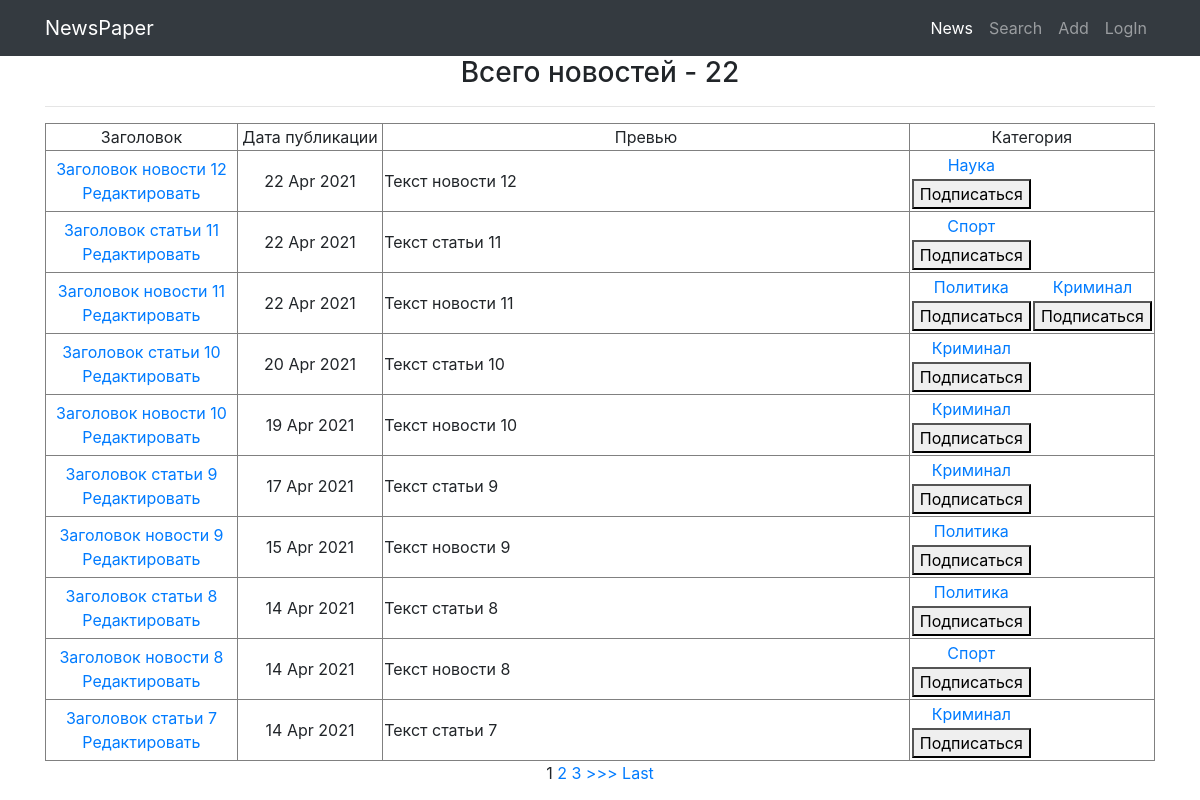
Before: / with the older database file.
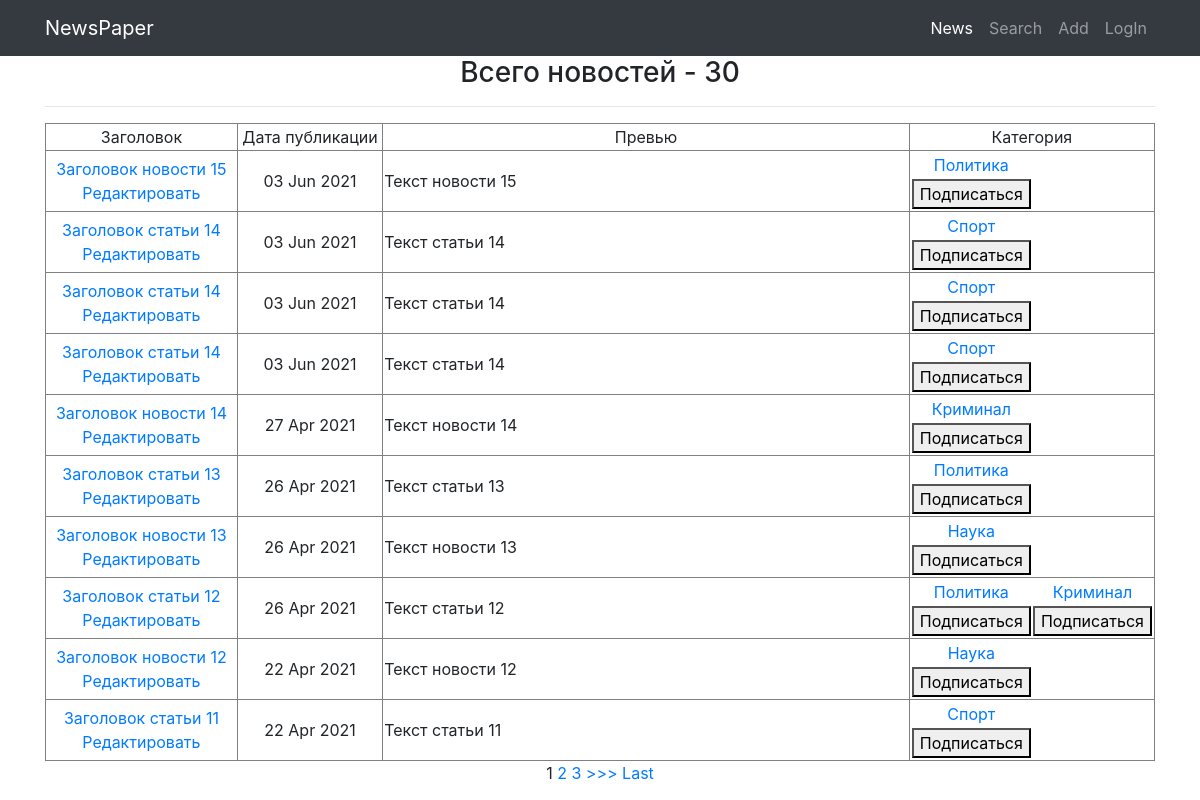
After: the same page with the newer database file.
### NewsPaperApp/models.py (models this page shows, shortened)
class Post(models.Model):
    news = 'Новость'
    article = 'Статья'
    Posts = [(news, 'Новость'), (article, 'Статья')]
    author = models.ForeignKey(Author, on_delete=models.CASCADE,
                               verbose_name='Автор', blank=True,
                               null=True)
    post_type = models.CharField(max_length=30, choices=Posts,
                                 default='select', verbose_name='Тип')
    post_datetime = models.DateTimeField(auto_now_add=True)
    post_category = models.ManyToManyField(Category, through='PostCategory', verbose_name='Категория')
    post_title = models.CharField(max_length=255, verbose_name='Заголовок')
    post_content = models.TextField(verbose_name='Содержание')
    post_rating = models.IntegerField(default=0)

class Category(models.Model):
    category_name = models.CharField(max_length=50, unique=True)
    subscribers = models.ManyToManyField(User,
                                         verbose_name='Подписчики',
                                         blank=True)

### NewsPaperApp/views.py (the view)
# urls.py: path('', cache_page(60*1)(NewsList.as_view())),
class NewsList(ListView):
    model = Post  # указываем модель, объекты которой мы будем выводить
    template_name = 'news.html'  # указываем имя шаблона, в котором будет
    context_object_name = 'news'  # это имя списка, в котором будут лежать
    queryset = Post.objects.order_by('-post_datetime')
    paginate_by = 10
    def get_context_data(self, **kwargs):
        context = super().get_context_data(**kwargs)
        context['post_count'] = len(Post.objects.all())
        return context

### NewsPaperApp/templatetags/censor.py (called while the page is built)
@register.filter(name='censor')
def censor(value):
    censored_words = ['слово1', 'слово2']
    if isinstance(value, str):
        censored_list = value.split(' ')
        for cl_index, cl_value in enumerate(censored_list):
            for c_word in censored_words:
                if c_word in cl_value.lower():
                    len_dif = len(c_word) - len(cl_value) - 1
                    censored_list[cl_index] = cl_value[0] + '.' * (len(c_word) - 2) + cl_value[len_dif:]
        return ' '.join(censored_list)
    else:
        raise ValueError(f'Фильтр <censor> можно применить только к объекту типа <str>')

### NewsPaperApp/templatetags/group_list.py (called while the page is built)
@register.filter(name='group_list')
def group_list(user):
    return list(user.groups.all().values_list('name', flat = True))

### NewsPaperApp/templatetags/subscribers_list.py (called while the page is built)
@register.filter(name='subscribers_list')
def subscribers_list(category):
    return list(category.subscribers.all().values_list('username', flat=True))

### templates/news.html (shortened to what this page needs)
{% extends 'flatpages/default.html' %}
{% load censor %}
{% load group_list %}
{% load subscribers_list %}
{% block content %}
    <h3>Всего новостей - {{ post_count }}</h3>
    <hr>
    {% if news %}
        <table border="1">
            <tr>
                <td width="20%">
                    Заголовок
                </td>
                <td width="15%">
                    Дата публикации
                </td>
                <td width="100%">
                    Превью
                </td>
                <td width="30%">
                    Категория
                </td>
            </tr>
        {% for news_id in news %}
            <tr bordercolor="red">
                <td>
                    <table>
                        <tr>
                            <a href="{% url 'news' news_id.id %}">{{ news_id.post_title|censor }}</a><br>
                        </tr>
                        <tr>
                            <a href="{% url 'news_edit' news_id.id %}">Редактировать </a>
                        </tr>
                    </table>
                </td>
                <td>
                    {{ news_id.post_datetime|date:'d M Y' }}
                </td>
                <td align="left ">
                    {{ news_id.post_content|censor|truncatechars:20 }}<br>
                </td>
                <td>
                    <table>
                        <tr>
                            {% for category in news_id.post_category.all %}
                                <td>
                                    <a href="{% url 'news_category' category.id %}">{{ category.category_name }}</a>
                                </td>
                            {% endfor %}
                        </tr>
                        <tr>
                            {% for category in news_id.post_category.all %}
                                <td>
                                    {% if user.username in category|subscribers_list %}
                                        <form action="{% url 'subscribe' category.pk %}" method="POST">
                                            {% csrf_token%}
                                            <button type="submit" name="category_id" value="{{ category.id }}">Отписаться</button>
                                        </form>
                                    {% else %}
                                        <form action="{% url 'subscribe' category.pk %}" method="POST">
                                            <button type="submit" name="category_id" value="{{ category.id }}">Подписаться</button>
                                        </form>
                                    {% endif %}
                                </td>
                            {% endfor %}
                        </tr>
                    </table>
                </td>
            </tr>
        {% endfor %}
        </table>
        {% if is_paginated %}
            {% for num in page_obj.paginator.page_range %}
                {% if page_obj.number == num %}
                    <a>{{ num }}</a>
                {% elif num > page_obj.number|add:'-3' and num < page_obj.number|add:'3' %}
                    <a href="?page={{ num }}">{{ num }}</a>
                {% endif %}
            {% endfor %}
            {% if page_obj.has_next %}
                <a href="?page={{ page_obj.next_page_number }}">>>></a>
                <a href="?page={{ page_obj.paginator.num_pages }}">Last</a>
            {% endif %}
        {% endif %}
    {% else %}
        <h2>Новостей нет!</h2>
    {% endif %}
{% endblock content %}

Changed rows visible on the page:
no longer on this page (row unchanged): Post: post_title|censor "Заголовок новости 11", post_datetime "22 Apr 2021", post_content|censor "Текст новости 11", Category (category_name "Политика", {{ category.id }} 2 (drawn)), Category (category_name "Криминал", {{ category.id }} 4 (drawn))
no longer on this page (row unchanged): Post: post_title|censor "Заголовок статьи 10", post_datetime "20 Apr 2021", post_content|censor "Текст статьи 10", Category (category_name "Криминал", {{ category.id }} 4 (drawn))
no longer on this page (row unchanged): Post: post_title|censor "Заголовок новости 10", post_datetime "19 Apr 2021", post_content|censor "Текст новости 10", Category (category_name "Криминал", {{ category.id }} 4 (drawn))
no longer on this page (row unchanged): Post: post_title|censor "Заголовок статьи 9", post_datetime "17 Apr 2021", post_content|censor "Текст статьи 9", Category (category_name "Криминал", {{ category.id }} 4 (drawn))
no longer on this page (row unchanged): Post: post_title|censor "Заголовок новости 9", post_datetime "15 Apr 2021", post_content|censor "Текст новости 9", Category (category_name "Политика", {{ category.id }} 2 (drawn))
no longer on this page (row unchanged): Post: post_title|censor "Заголовок статьи 8", post_datetime "14 Apr 2021", post_content|censor "Текст статьи 8", Category (category_name "Политика", {{ category.id }} 2 (drawn))
no longer on this page (row unchanged): Post: post_title|censor "Заголовок новости 8", post_datetime "14 Apr 2021", post_content|censor "Текст новости 8", Category (category_name "Спорт", {{ category.id }} 1 (drawn))
no longer on this page (row unchanged): Post: post_title|censor "Заголовок статьи 7", post_datetime "14 Apr 2021", post_content|censor "Текст статьи 7", Category (category_name "Криминал", {{ category.id }} 4 (drawn))
added Post: post_title|censor "Заголовок новости 15", post_datetime "03 Jun 2021", post_content|censor "Текст новости 15", Category (category_name "Политика", {{ category.id }} 2 (drawn))
added Post: post_title|censor "Заголовок статьи 14", post_datetime "03 Jun 2021", post_content|censor "Текст статьи 14", Category (category_name "Спорт", {{ category.id }} 1 (drawn))
added Post: post_title|censor "Заголовок статьи 14", post_datetime "03 Jun 2021", post_content|censor "Текст статьи 14", Category (category_name "Спорт", {{ category.id }} 1 (drawn))
added Post: post_title|censor "Заголовок статьи 14", post_datetime "03 Jun 2021", post_content|censor "Текст статьи 14", Category (category_name "Спорт", {{ category.id }} 1 (drawn))
added Post: post_title|censor "Заголовок новости 14", post_datetime "27 Apr 2021", post_content|censor "Текст новости 14", Category (category_name "Криминал", {{ category.id }} 4 (drawn))
added Post: post_title|censor "Заголовок статьи 13", post_datetime "26 Apr 2021", post_content|censor "Текст статьи 13", Category (category_name "Политика", {{ category.id }} 2 (drawn))
added Post: post_title|censor "Заголовок новости 13", post_datetime "26 Apr 2021", post_content|censor "Текст новости 13", Category (category_name "Наука", {{ category.id }} 3 (drawn))
added Post: post_title|censor "Заголовок статьи 12", post_datetime "26 Apr 2021", post_content|censor "Текст статьи 12", Category (category_name "Политика", {{ category.id }} 2 (drawn)), Category (category_name "Криминал", {{ category.id }} 4 (drawn))
Other visible differences:
{{ post_count }}: "22" → "30"
